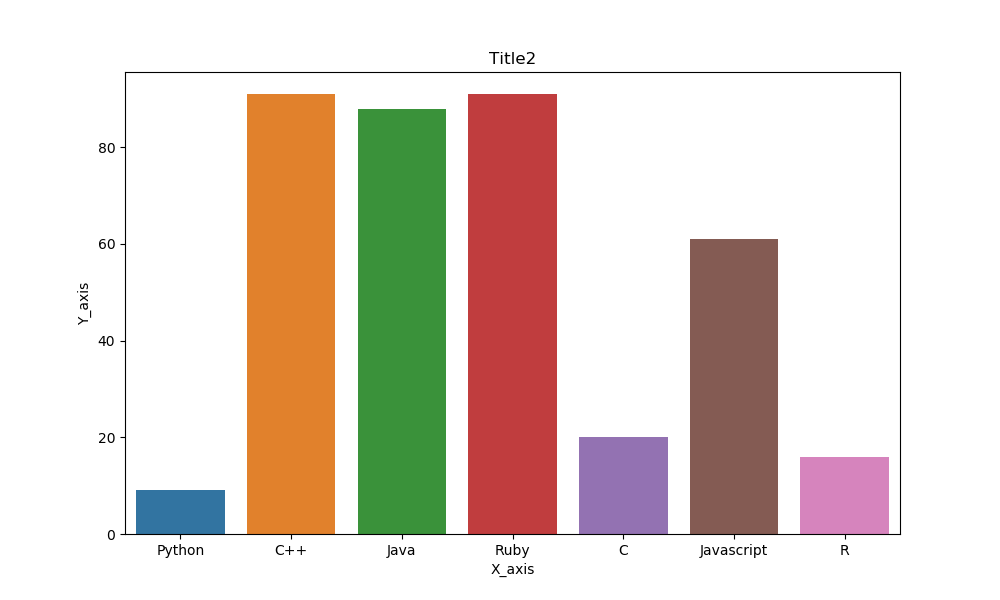
#> input picture maincode/vertical_mixed/image2.png, 1000 x 600 px
$ python filterimage.py
#> lines starting #> are read from the running program, lines starting #| are printed output that depends on the picture; after the words box and inside, x2 and y2 are one past the last pixel; in counts of white or black regions, pixels touching at a corner belong together
import cv2
import numpy as np
import matplotlib.pyplot as plt
# from sklearn.cluster import MiniBatchKMeans

def obtainbars(img):
    """
    Pass a gray scaled image as input to obtain only the bars
    """


    # Thresholding the image
    (thresh, img_bin) = cv2.threshold(img, 240, 255,0)
    # Invert the image

    # img_bin=img
    # img_bin=cv2.cvtColor(img,cv2.COLOR_BGR2GRAY)

    img_bin = 255-img_bin

    # plt.imshow(img)
    # plt.show()

    # Defining a kernel length
    kernel_length = np.array(img).shape[1]//100

    # A horizontal kernel of (kernel_length X 1), which will help to detect all the horizontal line from the image.
    hori_kernel = cv2.getStructuringElement(cv2.MORPH_RECT, (kernel_length, 10))


    # A kernel of (3 X 3) ones.
    kernel = cv2.getStructuringElement(cv2.MORPH_RECT, (3, 3))


    # Morphological operation to detect horizontal lines from an image
    img_temp2 = cv2.erode(img_bin, hori_kernel, iterations=3)


    horizontal_lines_img = cv2.dilate(img_temp2, hori_kernel, iterations=3)
    horizontal_lines_img = 255-horizontal_lines_img

    return horizontal_lines_img

if __name__=="__main__":
    # Read the image
    img = cv2.imread('image2.png', 0)
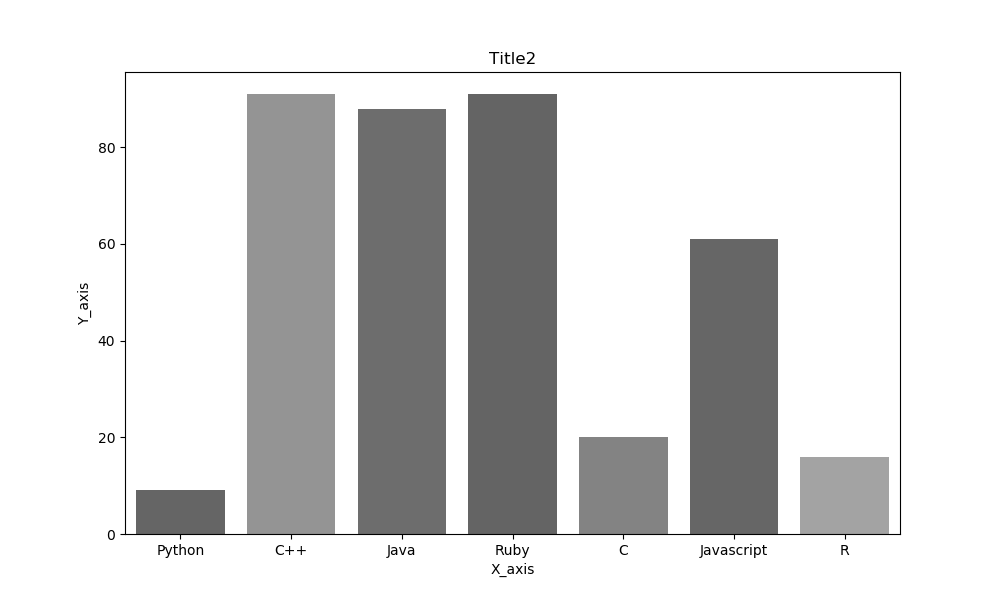
#> img: shape (600, 1000); min 0, max 255, mean 216.7
    # img=cv2.imread('test2.jpg',0)
    horizontal_lines_img=obtainbars(img)
#> in obtainbars, `(thresh, img_bin) = cv2.threshold(img, 240, 255,0)`:
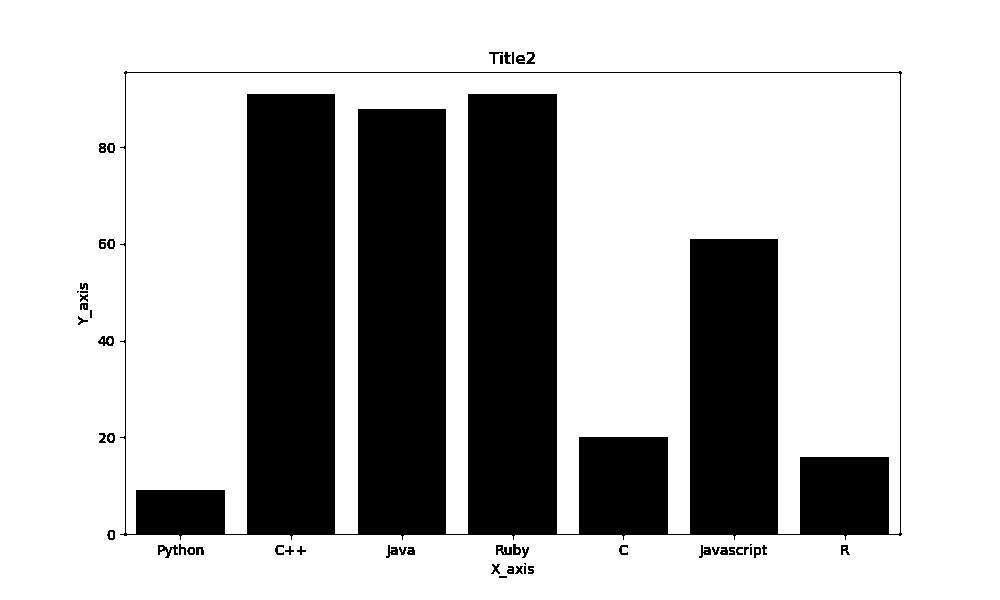
#> img_bin: shape (600, 1000); 72.4% white; 54 black regions (8 under 20 px), largest, box (x1, y1, x2, y2) and area: (120, 71, 902, 540) 163218, (158, 545, 178, 558) 115, (496, 545, 512, 555) 103
#> in obtainbars, `img_temp2 = cv2.erode(img_bin, hori_kernel, iterations=3)`:
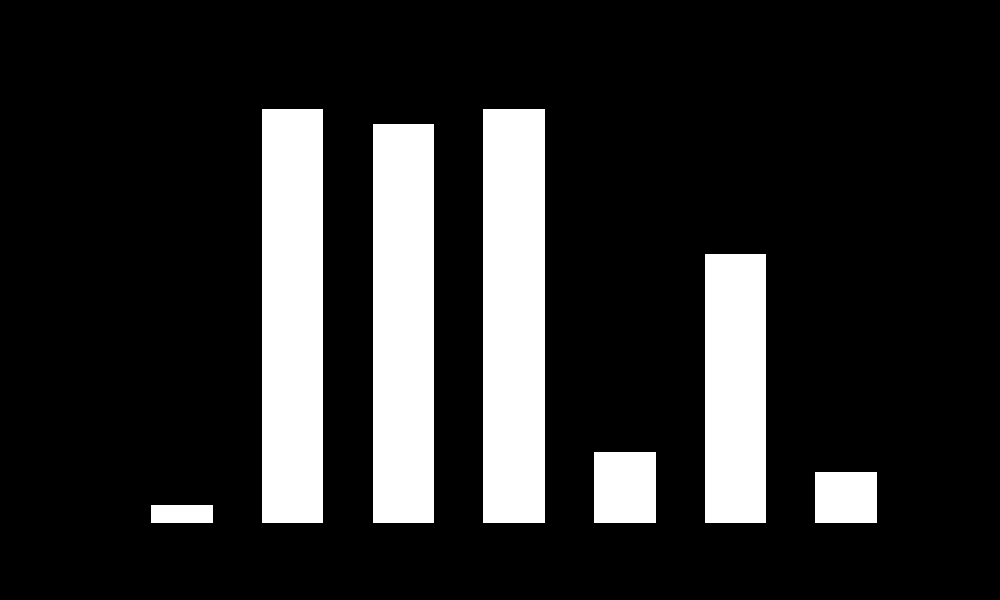
#> img_temp2: shape (600, 1000); 16.7% white; 7 white regions, largest, box (x1, y1, x2, y2) and area: (483, 109, 545, 523) 25668, (262, 109, 323, 523) 25254, (373, 124, 434, 523) 24339
#> in obtainbars, `horizontal_lines_img = cv2.dilate(img_temp2, hori_kernel, iterations=3)`:
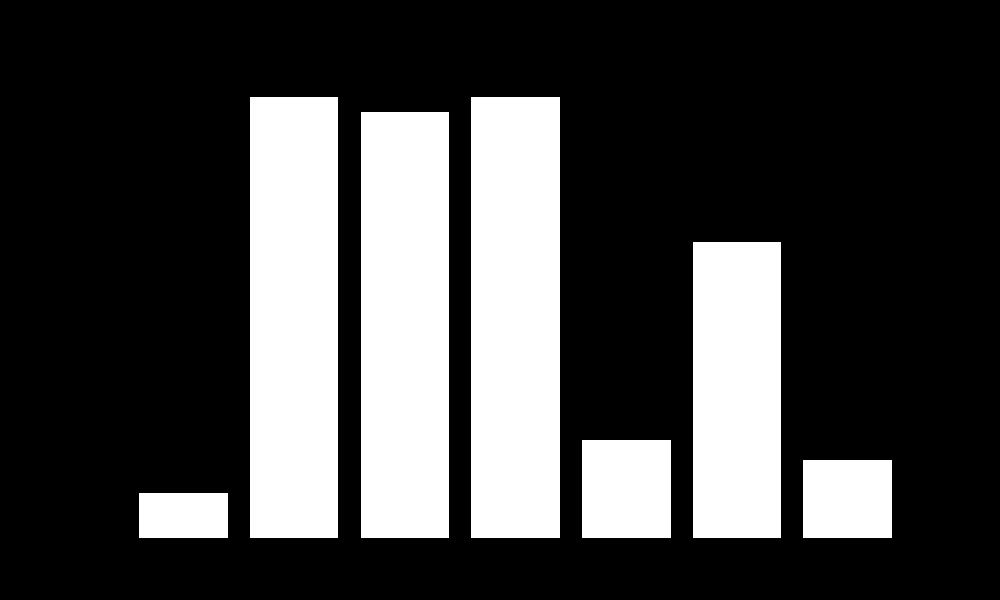
#> horizontal_lines_img: shape (600, 1000); 26.9% white; 7 white regions, largest, box (x1, y1, x2, y2) and area: (471, 97, 560, 538) 39249, (250, 97, 338, 538) 38808, (361, 112, 449, 538) 37488
    cv2.imwrite("test_filtered.png",horizontal_lines_img)
    # plt.imshow(horizontal_lines_img,cmap="gray")
    # plt.show()

$ run again, with maincode/vertical_mixed/case1.png copied over maincode/vertical_mixed/image2.png
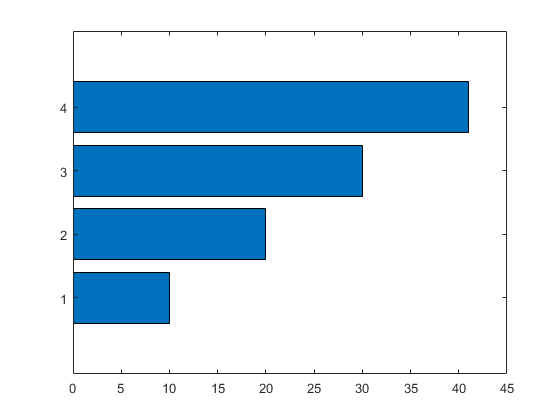
#> input picture maincode/vertical_mixed/case1.png, 560 x 420 px
#> in obtainbars, `(thresh, img_bin) = cv2.threshold(img, 240, 255,0)`:
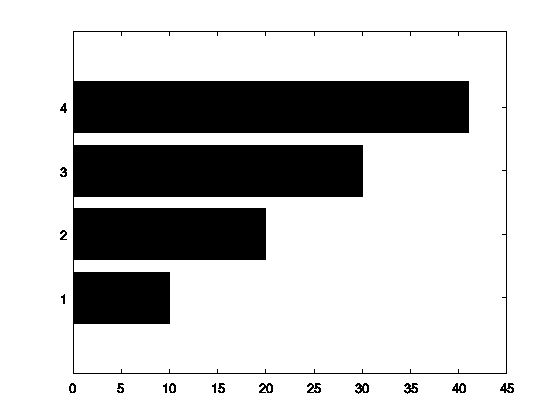
#> img_bin: shape (420, 560); 77.4% white; 17 black regions, largest, box (x1, y1, x2, y2) and area: (73, 31, 507, 374) 52174, (404, 383, 418, 394) 88, (355, 383, 369, 394) 87
#> img_temp2: shape (420, 560); 9.9% white; 4 white regions, box (x1, y1, x2, y2) and area: (79, 96, 463, 121) 9600, (79, 160, 357, 185) 6950, (79, 223, 260, 248) 4525, (79, 287, 164, 312) 2125
#> in obtainbars, `horizontal_lines_img = cv2.dilate(img_temp2, hori_kernel, iterations=3)`:
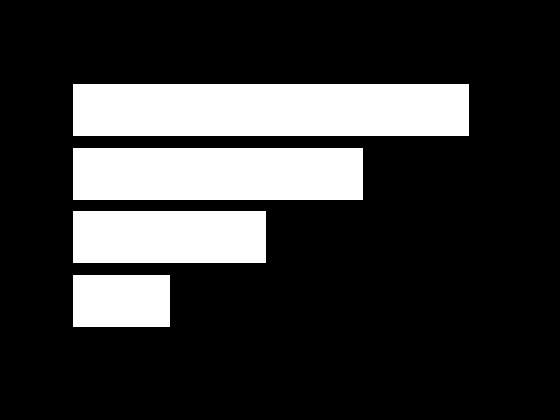
#> horizontal_lines_img: shape (420, 560); 21.6% white; 4 white regions, box (x1, y1, x2, y2) and area: (73, 84, 469, 136) 20592, (73, 148, 363, 200) 15080, (73, 211, 266, 263) 10036, (73, 275, 170, 327) 5044

$ run again, with maincode/vertical_mixed/case2.png copied over maincode/vertical_mixed/image2.png
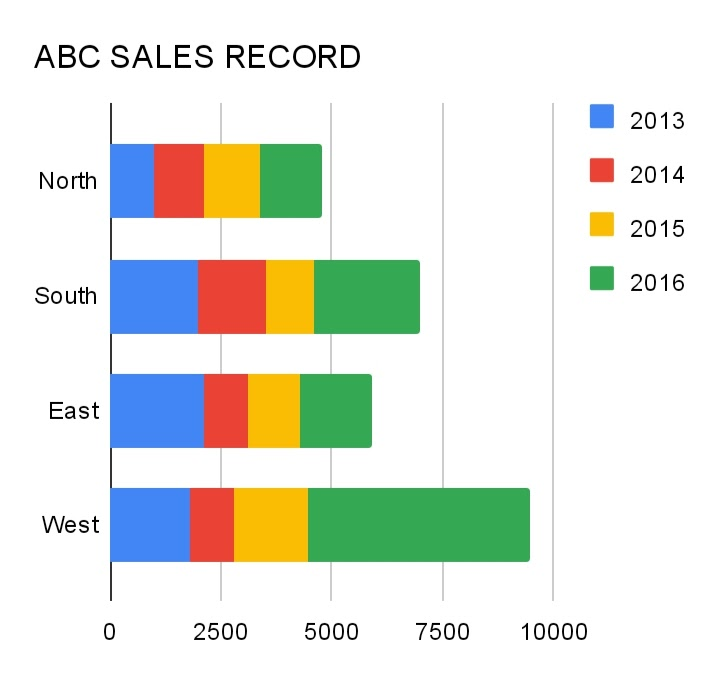
#> input picture maincode/vertical_mixed/case2.png, 719 x 676 px
#> in obtainbars, `(thresh, img_bin) = cv2.threshold(img, 240, 255,0)`:
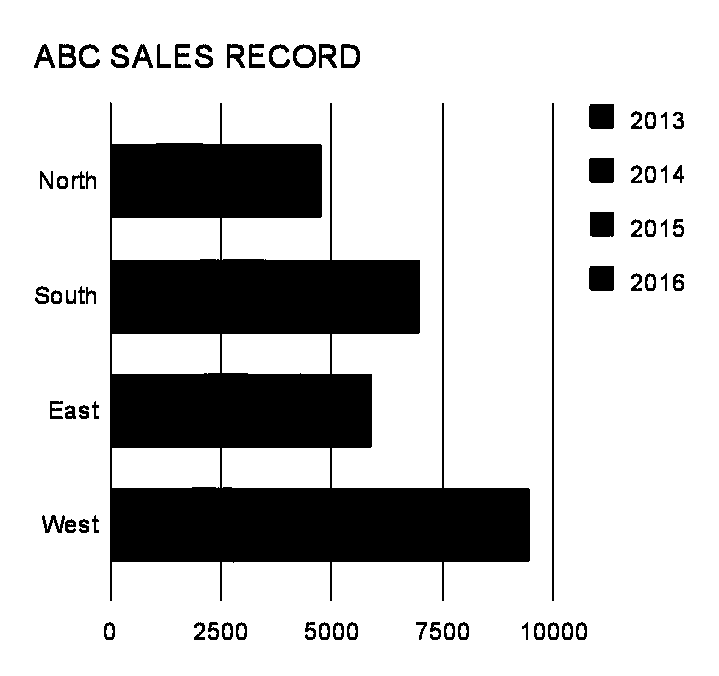
#> img_bin: shape (676, 719); 78.8% white; 71 black regions, largest, box (x1, y1, x2, y2) and area: (110, 102, 530, 601) 91483, (552, 103, 554, 601) 996, (589, 158, 614, 183) 620
#> img_temp2: shape (676, 719); 11% white; 4 white regions, box (x1, y1, x2, y2) and area: (119, 502, 521, 550) 18898, (119, 274, 411, 322) 13746, (119, 388, 363, 436) 11489, (119, 158, 313, 206) 9145
#> in obtainbars, `horizontal_lines_img = cv2.dilate(img_temp2, hori_kernel, iterations=3)`:
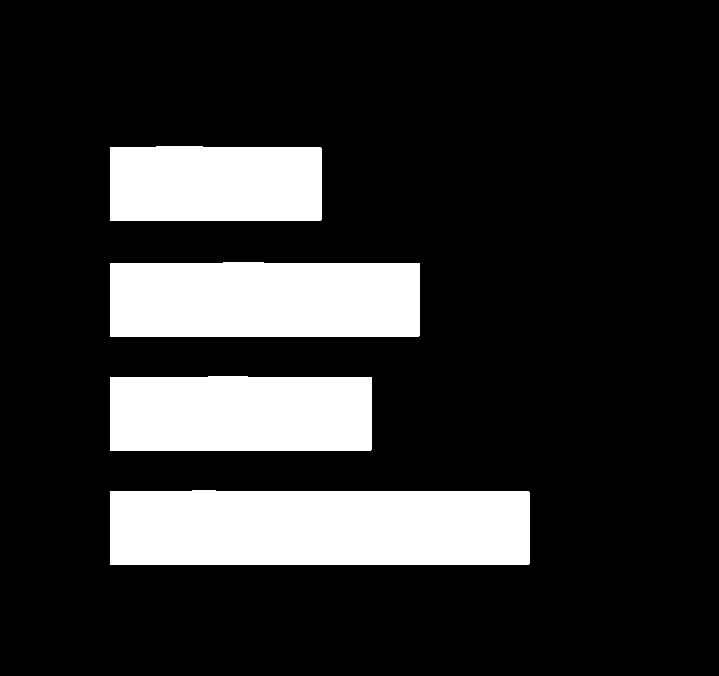
#> horizontal_lines_img: shape (676, 719); 18.4% white; 4 white regions, box (x1, y1, x2, y2) and area: (110, 490, 530, 565) 31102, (110, 262, 420, 337) 22980, (110, 376, 372, 451) 19427, (110, 146, 322, 221) 15733
